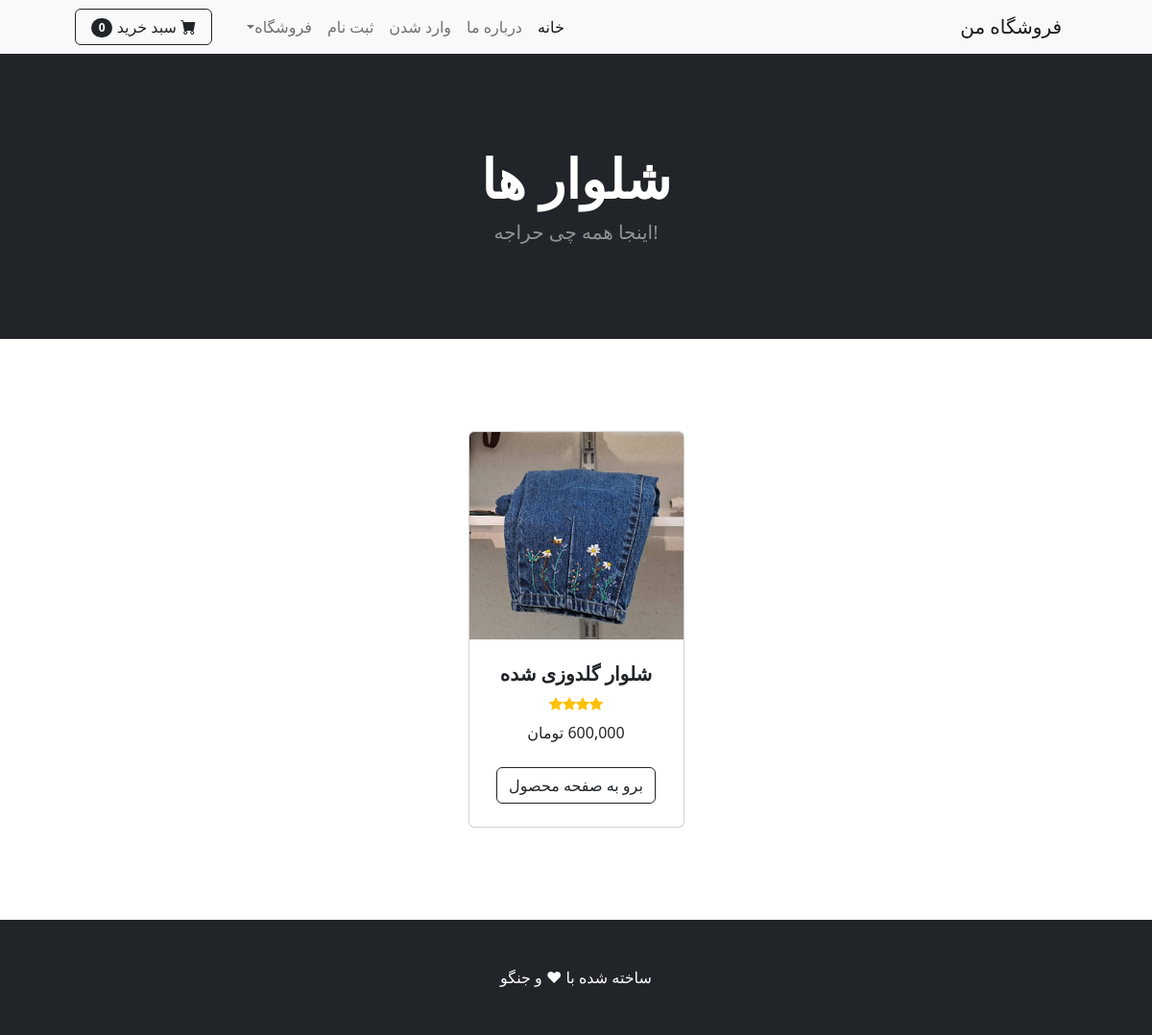
Screenshot of /category/شلوار/ with the database file from the repository.
### shop/models.py (models this page shows, shortened)
class Category(models.Model):
    name = models.CharField(max_length=20)
    def __str__(self):
        return self.name

class Product(models.Model):
    name = models.CharField(max_length=40)
    description = models.CharField(max_length=500, default="", blank=True, null=True)
    price = models.DecimalField(default=0, decimal_places=0, max_digits=12)
    category = models.ForeignKey(Category, on_delete=models.CASCADE, default=1)
    picture = models.ImageField(upload_to="upload/product/")
    SIZE_HA = (("M", 32), ("L", 42), ("XL", 52))
    size = models.CharField(max_length=4, choices=SIZE_HA, default=32)
    star = models.IntegerField(
        default=0, validators=[MaxValueValidator(5), MinValueValidator(0)]
    )
    is_sale = models.BooleanField(default=False)
    sale_price = models.DecimalField(default=0, decimal_places=0, max_digits=12)

### shop/views.py (the view)
# urls.py: path("category/<str:cat>/", views.category, name="category"),
def category(request, cat):
    cat = cat.replace("-", " ")
    try:
        category = Category.objects.get(name=cat)
        products = Product.objects.filter(category=category)
        return render(
            request, "category.html", {"products": products, "category": category}
        )
    except:
        messages.success(request, ("دسته بندی وجود ندارد"))
        return redirect("home")

### cart/context_processors.py (called while the page is built)
def cart(request):
    return {"cart": Cart(request)}

### shop/templates/category.html
{% extends "base.html" %}
{% load static %}
{% load humanize %}
{% block content %}
    <header class="bg-dark py-5">
        <div class="container px-4 px-lg-5 my-5">
            <div class="text-center text-white">
                <h1 class="display-4 fw-bolder">{{category}} ها</h1>
                <p class="lead fw-normal text-white-50 mb-0">!اینجا همه چی حراجه</p>
            </div>
        </div>
    </header>
    <section class="py-5">
        <div class="container px-4 px-lg-5 mt-5">
            <div class="row gx-4 gx-lg-5 row-cols-2 row-cols-md-3 row-cols-xl-4 justify-content-center">
                {% for item in products %}
                {% if item.is_sale %}
                <div class="col mb-5">
                    <div class="card h-100">
                        <div class="badge bg-dark text-white position-absolute" style="top: 0.5rem; right: 0.5rem">تخفیف ویژه</div>
                        <img class="card-img-top" src="{{item.picture.url}}" alt="..." />
                        <div class="card-body p-4">
                            <div class="text-center">
                                <h5 class="fw-bolder">{{item.name}}</h5>
                                <div class="d-flex justify-content-center small text-warning mb-2">
                                {% with ''|center:item.star as range %}
                                    {% for _ in range  %}
                                        <div class="bi-star-fill"></div>
                                    {% endfor %}
                                {% endwith %}
                                </div>
                                <strike>{{item.price |intcomma}} تومان </strike> <br>
                                {{item.sale_price |intcomma}} تومان
                            </div>
                        </div>
                        <div class="card-footer p-4 pt-0 border-top-0 bg-transparent">
                            <div class="text-center"><a class="btn btn-outline-dark mt-auto" href="{% url 'product' item.id %}">برو به صفحه محصول</a></div>
                        </div>
                    </div>
                </div>
                {% else %}
                <div class="col mb-5">
                    <div class="card h-100">
                        <img class="card-img-top" src="{{item.picture.url}}" alt="..." />
                        <div class="card-body p-4">
                            <div class="text-center">
                                <h5 class="fw-bolder">{{item.name}}</h5>
                                <div class="d-flex justify-content-center small text-warning mb-2">
                                    {% with ''|center:item.star as range %}
                                        {% for _ in range  %}
                                            <div class="bi-star-fill"></div>
                                        {% endfor %}
                                    {% endwith %}
                                </div>
                                {{item.price |intcomma}} تومان
                            </div>
                        </div>
                        <div class="card-footer p-4 pt-0 border-top-0 bg-transparent">
                            <div class="text-center"><a class="btn btn-outline-dark mt-auto" href="{% url 'product' item.id %}">برو به صفحه محصول</a></div>
                        </div>
                    </div>
                </div>
                {% endif %}
                {% endfor %}
            </div>
        </div>
    </section>
    {% endblock content %}

### rows the page displays
Category: name "شلوار"
Product: picture (picture), name "شلوار گلدوزی شده", is_sale False (drawn)
